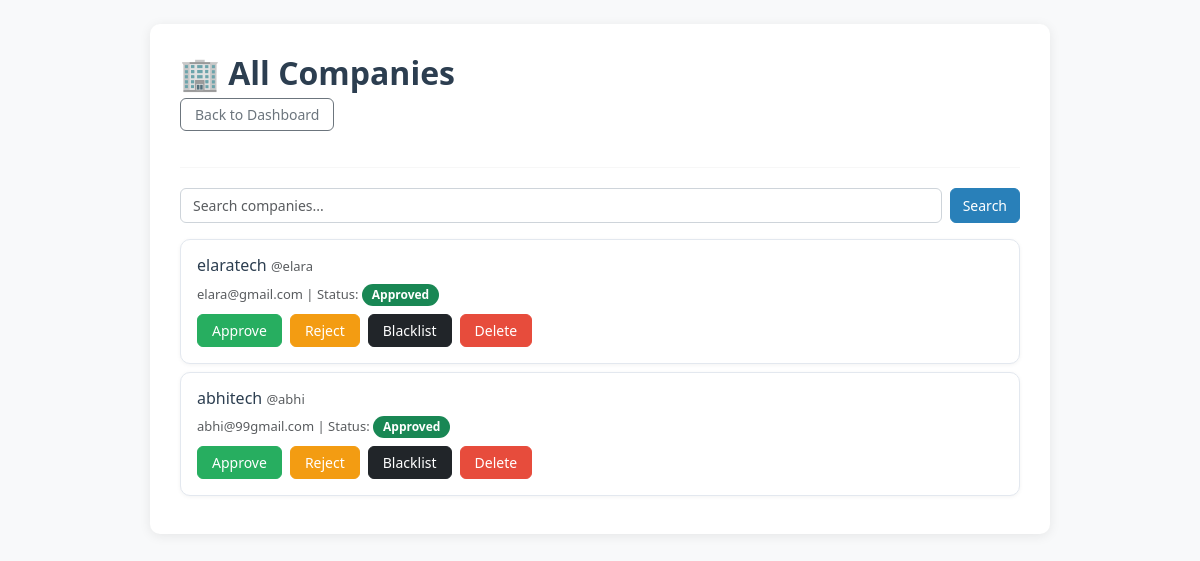
/admin/companies (signed in), run on an earlier commit of the app's database.
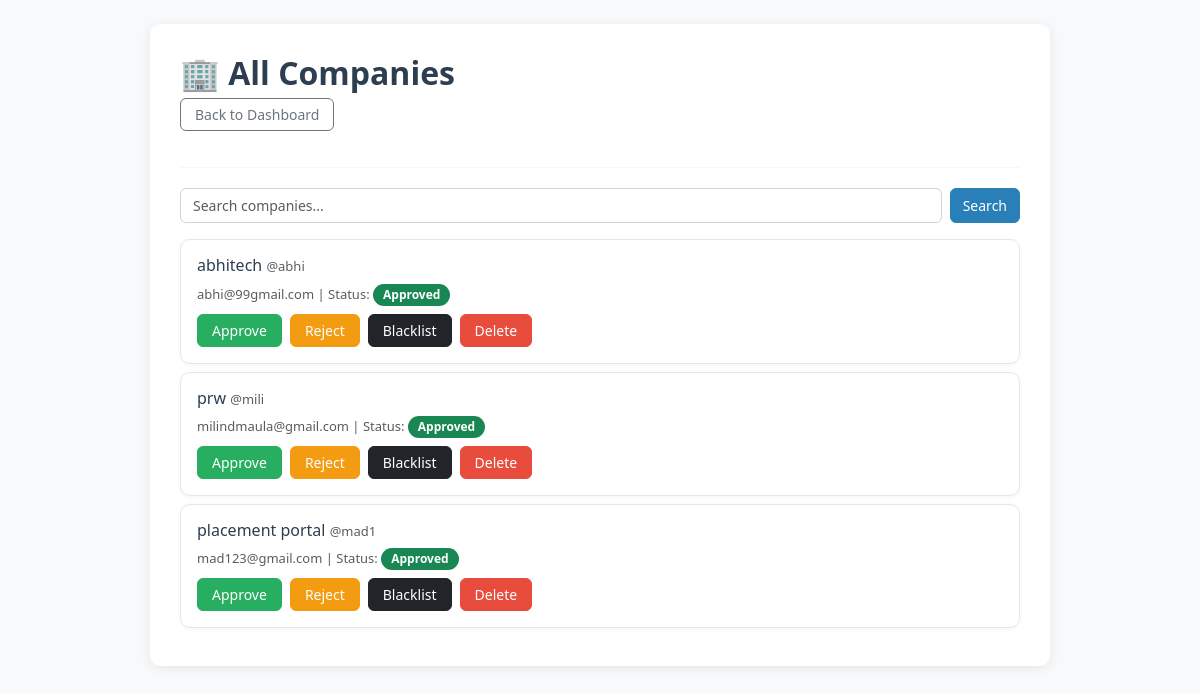
And on a later commit of the database.
### app.py (models this page shows)
class Company(db.Model):
    id              = db.Column(db.Integer, primary_key=True)
    username        = db.Column(db.String(100), unique=True, nullable=False)
    password        = db.Column(db.String(200), nullable=False)
    company_name    = db.Column(db.String(200), nullable=False)
    email           = db.Column(db.String(120), nullable=False)
    hr_contact      = db.Column(db.String(120))
    website         = db.Column(db.String(200))
    description     = db.Column(db.Text)
    approval_status = db.Column(db.String(20), default='Pending')
    drives          = db.relationship('PlacementDrive', backref='company', lazy=True)

### app.py (the view)
@app.route('/admin/companies')
@admin_required
def manage_companies():
    search = request.args.get('search', '')
    q      = Company.query
    if search:
        q = q.filter(Company.company_name.ilike(f'%{search}%') | Company.username.ilike(f'%{search}%'))
    return render_template('admin/companies.html', companies=q.all(), search=search)

### app.py (called while the page is built)
def admin_required(f):
    from functools import wraps
    @wraps(f)
    def wrapper(*args, **kwargs):
        if 'aid' not in session:
            flash("Admin login required.", "warning")
            return redirect(url_for('login_admin'))
        return f(*args, **kwargs)
    return wrapper

### templates/admin/companies.html
{% extends "base.html" %}
{% block body %}
<h2>🏢 All Companies</h2>
<a href="{{ url_for('dashboard_admin') }}" class="btn btn-outline-secondary btn-sm mb-3">Back to Dashboard</a>
<hr>
<form method="GET" class="d-flex gap-2 mb-3">
    <input type="text" name="search" class="form-control" value="{{ search }}" placeholder="Search companies...">
    <button type="submit" class="btn btn-primary">Search</button>
</form>
{% if companies %}
    {% for company in companies %}
    <div class="card mb-2 p-3">
        <h6>{{ company.company_name }} <small class="text-muted">@{{ company.username }}</small></h6>
        <p class="text-muted mb-2">{{ company.email }} | Status:
            <span class="badge
                {% if company.approval_status == 'Approved' %}bg-success
                {% elif company.approval_status == 'Rejected' %}bg-danger
                {% elif company.approval_status == 'Blacklisted' %}bg-dark
                {% else %}bg-warning text-dark{% endif %}">
                {{ company.approval_status }}
            </span>
        </p>
        <div class="d-flex gap-2 flex-wrap">
            <form method="POST" action="{{ url_for('approve_company', company_id=company.id) }}">
                <button type="submit" class="btn btn-success btn-sm">Approve</button>
            </form>
            <form method="POST" action="{{ url_for('reject_company', company_id=company.id) }}">
                <button type="submit" class="btn btn-warning btn-sm">Reject</button>
            </form>
            <form method="POST" action="{{ url_for('blacklist_company', company_id=company.id) }}">
                <button type="submit" class="btn btn-dark btn-sm">Blacklist</button>
            </form>
            <form method="POST" action="{{ url_for('delete_company', company_id=company.id) }}">
                <button type="submit" class="btn btn-danger btn-sm">Delete</button>
            </form>
        </div>
    </div>
    {% endfor %}
{% else %}
    <p class="text-muted">No companies found.</p>
{% endif %}
{% endblock body %}

### templates/base.html (shortened to what this page needs)
<!DOCTYPE html>
<html lang="en">
<head>
    <link href="https://cdn.jsdelivr.net/npm/bootstrap@5.3.0/dist/css/bootstrap.min.css" rel="stylesheet">
    <link rel="stylesheet" href="{{ url_for('static', filename='style.css') }}">
</head>
<body class="bg-light">
<div class="container mt-4" style="max-width: 900px;">
    {% block body %}{% endblock body %}
</div>
</body>
</html>

### static/style.css (style rules this page uses)
body { background-color: #f4f6f9; font-family: 'Segoe UI', Arial, sans-serif; color: #333; }
.container { background: #ffffff; border-radius: 10px; padding: 30px; margin-top: 30px; margin-bottom: 30px; box-shadow: 0 2px 12px rgba(0, 0, 0, 0.08); }
h2 { font-weight: 700; color: #2c3e50; margin-bottom: 6px; }
h4, h6 { color: #2c3e50; }
hr { border-color: #e0e0e0; margin: 20px 0; }
.btn-sm { border-radius: 20px; padding: 5px 14px; font-size: 13px; }
.card { border: 1px solid #e3e8ef; border-radius: 10px; box-shadow: 0 1px 4px rgba(0,0,0,0.05); transition: box-shadow 0.2s; }
.badge { font-size: 12px; padding: 5px 10px; border-radius: 20px; }
.form-control, .form-select { border-radius: 6px; border: 1px solid #ced4da; font-size: 14px; }
.btn { border-radius: 6px; font-size: 14px; font-weight: 500; }
.btn-primary { background-color: #2980b9; border-color: #2980b9; }
.btn-success { background-color: #27ae60; border-color: #27ae60; }
.btn-danger { background-color: #e74c3c; border-color: #e74c3c; }
.btn-warning { background-color: #f39c12; border-color: #f39c12; color: #fff; }
.text-muted { font-size: 13px; }
small { font-size: 13px; }

What changed in the data, as far as the page shows it:
removed Company: company_name "elaratech", username "elara", email "elara@gmail.com", approval_status "Approved"
added Company: company_name "prw", username "mili", email "milindmaula@gmail.com", approval_status "Approved"
added Company: company_name "placement portal", username "mad1", email "mad123@gmail.com", approval_status "Approved"
